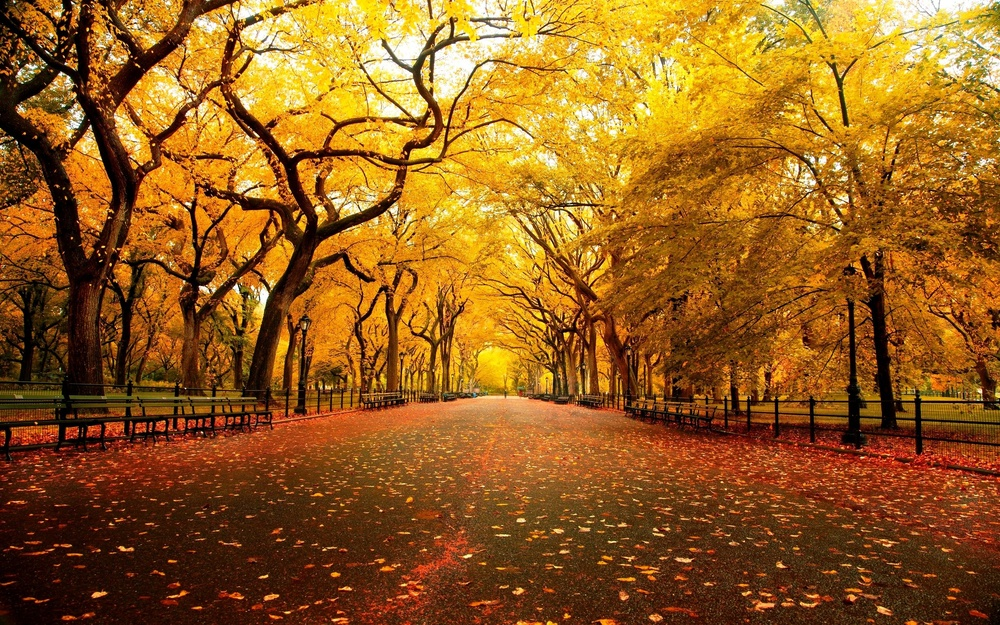
#> input picture 4.image_Enhancement/original.jpg, 1000 x 625 px, shrunk from 2560 x 1600 before the run, found by its file name
$ python enhancement.py   (older library calls are emulated)
#> lines starting #> are read from the running program, lines starting #| are printed output that depends on the picture
import cv2
import numpy as np
import matplotlib.pyplot as plt

# Load image
image = cv2.imread(r"C:\Users\hp\Downloads\Computer-Vision-main\4.image_Enhancement\original.jpg")  # Replace with your image path
#> image is the input picture: shape (625, 1000, 3); mean B, G, R 30.5, 94.2, 147.3
if image is None:
    print("Image not found. Please check the file path.")
    exit()

# Helper function to label images
def label_image(img, text):
    labeled = img.copy()
    cv2.putText(labeled, text, (10, 30), cv2.FONT_HERSHEY_SIMPLEX,
                1, (255, 255, 255), 2, cv2.LINE_AA)
    return labeled

# 1. Grayscale
gray = cv2.cvtColor(image, cv2.COLOR_BGR2GRAY)
cv2.imshow("Grayscale", label_image(cv2.cvtColor(gray, cv2.COLOR_GRAY2BGR),
"Grayscale"))

# 2. HSV Conversion
hsv = cv2.cvtColor(image, cv2.COLOR_BGR2HSV)
#> hsv: shape (625, 1000, 3); mean H, S, V 16.1, 210.6, 147.3
cv2.imshow("HSV", label_image(cv2.cvtColor(hsv, cv2.COLOR_HSV2BGR), ("HSV Color Space")))


# 3. Histogram Equalization (on grayscale)
# Convert to grayscale
gray = cv2.cvtColor(image, cv2.COLOR_BGR2GRAY)

# Plot histogram of original grayscale image
plt.figure(figsize=(6, 4))
plt.title("Original Grayscale Histogram")
plt.xlabel("Pixel Intensity")
plt.ylabel("Frequency")
plt.hist(gray.ravel(), bins=256, range=(0, 256), color='gray')
plt.tight_layout()
plt.show()
#> figure, not shown here; tallest bar 4230 high, from x = 47 to 48

equalized = cv2.equalizeHist(gray)
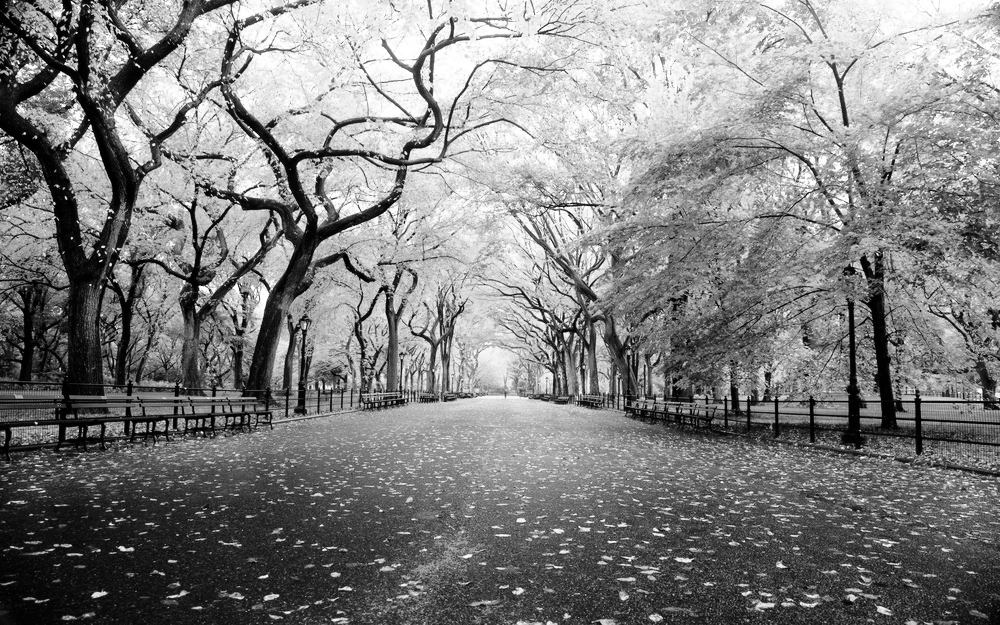
#> equalized: shape (625, 1000); min 0, max 255, mean 128
cv2.imshow("Histogram Equalization", label_image(cv2.cvtColor(equalized,
cv2.COLOR_GRAY2BGR), "Histogram Equalization"))
#> in label_image (call 3), `cv2.putText(labeled, text, (10, 30), cv2.FONT_HERSHEY_SIMPLEX, 1, (255..`: labeled: shape (625, 1000, 3); min 0, max 255, mean 128.4

# 4. Image Smoothing
avg_blur = cv2.blur(image, (5, 5))


cv2.imshow("Average Blur", label_image(avg_blur, "Average Blur"))

gaussian_blur = cv2.GaussianBlur(image, (5, 5), 0)
cv2.imshow("Gaussian Blur", label_image(gaussian_blur, "Gaussian Blur"))

median_blur = cv2.medianBlur(image, 5)
cv2.imshow("Median Blur", label_image(median_blur, "Median Blur"))

# 5. Gradient Operations
sobel_x = cv2.Sobel(gray, cv2.CV_64F, 1, 0, ksize=3)
sobel_y = cv2.Sobel(gray, cv2.CV_64F, 0, 1, ksize=3)
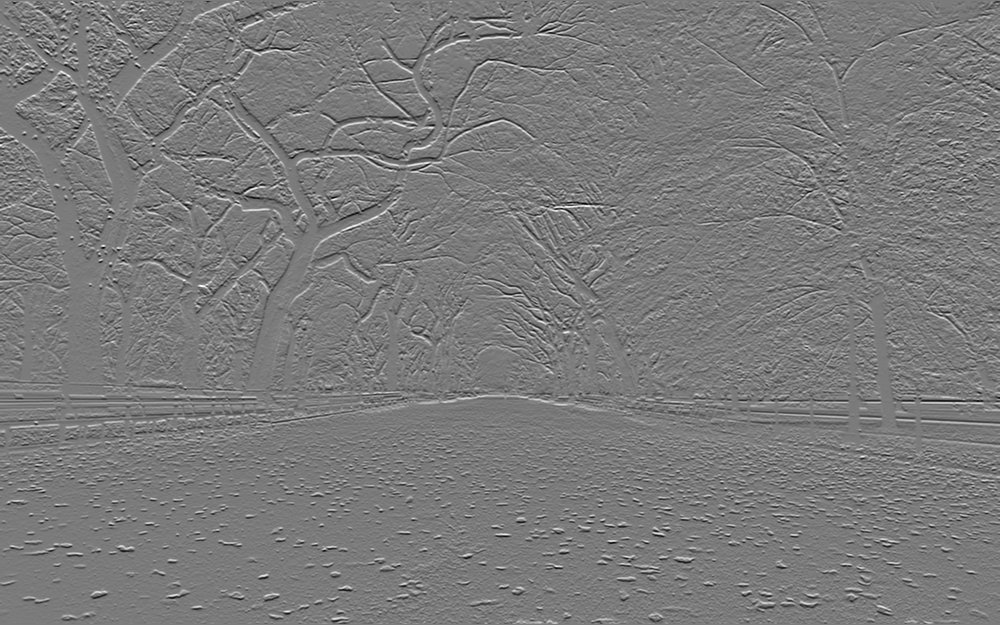
#> sobel_y: shape (625, 1000) float64; min -827, max 883, mean -1.7; drawn with min black and max white
sobel_combined = cv2.magnitude(sobel_x, sobel_y)

cv2.imshow("Sobel X", label_image(cv2.convertScaleAbs(sobel_x), "Sobel X"))
#> in label_image (call 7), `cv2.putText(labeled, text, (10, 30), cv2.FONT_HERSHEY_SIMPLEX, 1, (255..`: labeled: shape (625, 1000); min 0, max 255, mean 71.7
cv2.imshow("Sobel Y", label_image(cv2.convertScaleAbs(sobel_y), "Sobel Y"))
#> in label_image (call 8), `cv2.putText(labeled, text, (10, 30), cv2.FONT_HERSHEY_SIMPLEX, 1, (255..`: labeled: shape (625, 1000); min 0, max 255, mean 81.1
cv2.imshow("Sobel Combined", label_image(cv2.convertScaleAbs(sobel_combined),
"Sobel Combined"))
#> in label_image (call 9), `cv2.putText(labeled, text, (10, 30), cv2.FONT_HERSHEY_SIMPLEX, 1, (255..`:
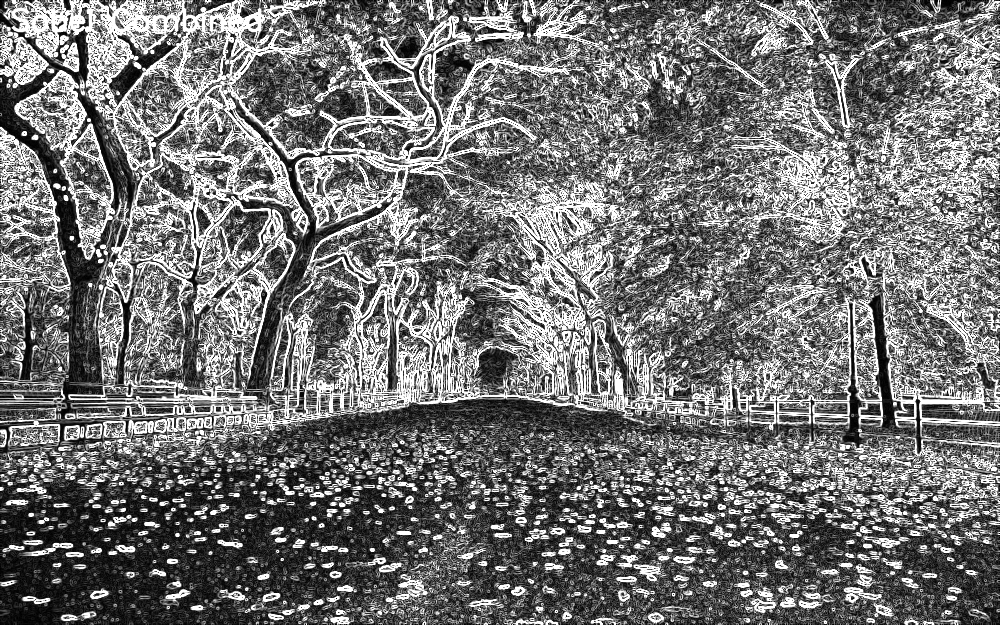
#> labeled: shape (625, 1000); min 0, max 255, mean 115.7

laplacian = cv2.Laplacian(gray, cv2.CV_64F)
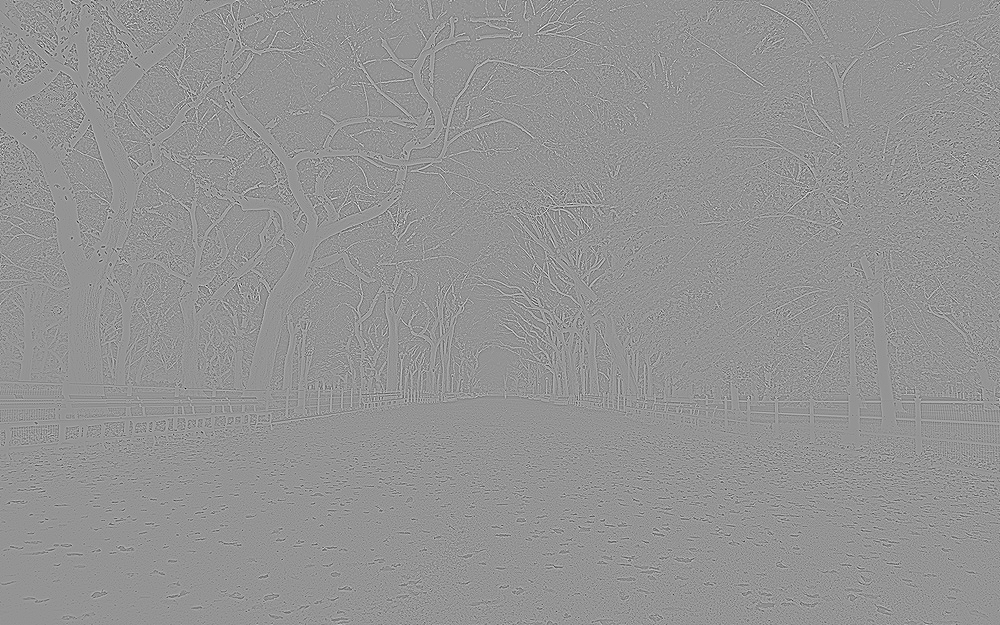
#> laplacian: shape (625, 1000) float64; min -621, max 448, mean 0; drawn with min black and max white
cv2.imshow("Laplacian", label_image(cv2.convertScaleAbs(laplacian), "Laplacian"))
#> in label_image (call 10), `cv2.putText(labeled, text, (10, 30), cv2.FONT_HERSHEY_SIMPLEX, 1, (255..`:
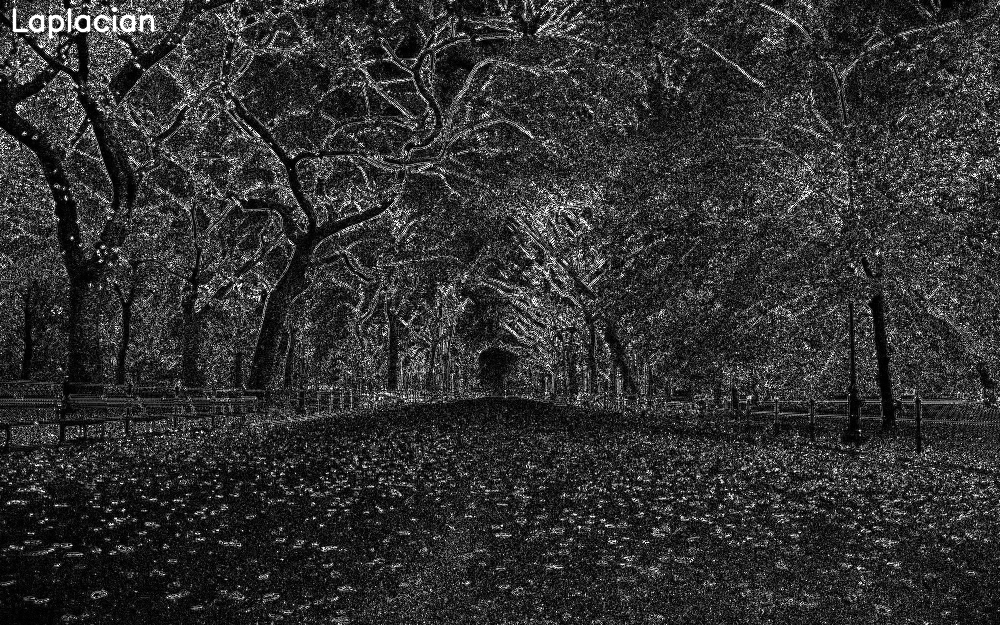
#> labeled: shape (625, 1000); min 0, max 255, mean 48.3

# 6. Canny Edge Detection
edges = cv2.Canny(gray, 100, 200)
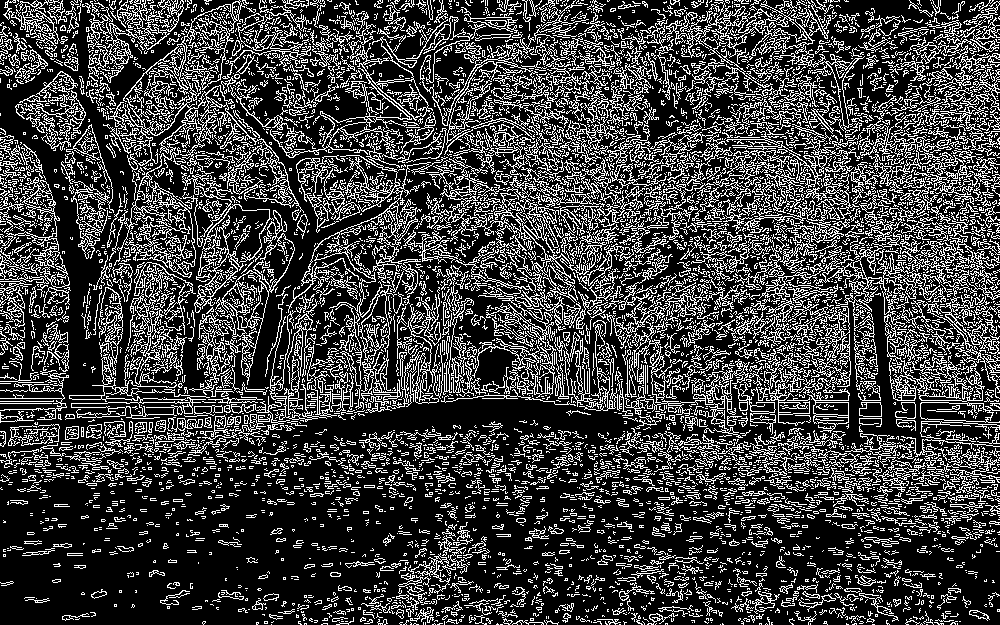
#> edges: shape (625, 1000); 25.2% white in thin lines or dots
cv2.imshow("Canny Edges", label_image(cv2.cvtColor(edges, cv2.COLOR_GRAY2BGR),
"Canny Edge Detection"))
#> in label_image (call 11), `labeled = img.copy()`: labeled: shape (625, 1000, 3); 25.2% white in thin lines or dots
#> in label_image (call 11), `cv2.putText(labeled, text, (10, 30), cv2.FONT_HERSHEY_SIMPLEX, 1, (255..`:
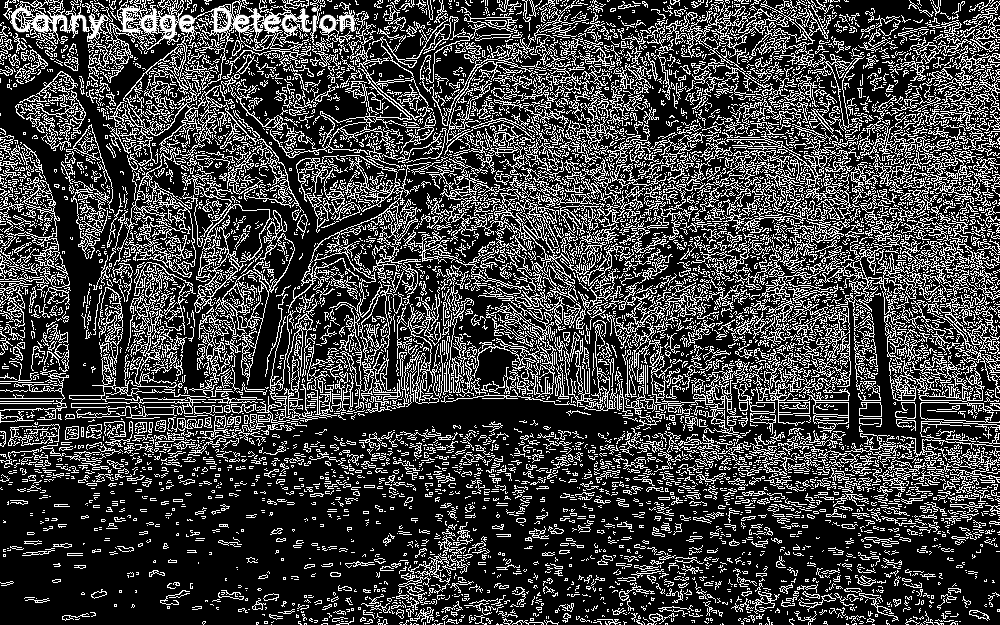
#> labeled: shape (625, 1000, 3); min 0, max 255, mean 64.9

cv2.waitKey(0)
cv2.destroyAllWindows()
